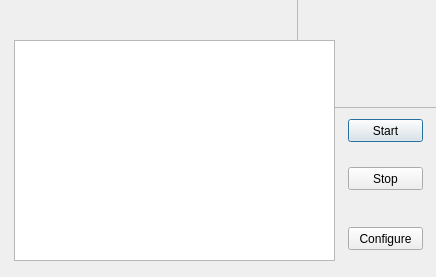
<?xml version="1.0" encoding="UTF-8"?>
<ui version="4.0">
 <class>DIStatusChangeInterruptClass</class>
 <widget class="QDialog" name="DIStatusChangeInterruptClass">
  <property name="geometry">
   <rect>
    <x>0</x>
    <y>0</y>
    <width>436</width>
    <height>277</height>
   </rect>
  </property>
  <property name="minimumSize">
   <size>
    <width>436</width>
    <height>277</height>
   </size>
  </property>
  <property name="maximumSize">
   <size>
    <width>436</width>
    <height>277</height>
   </size>
  </property>
  <property name="windowTitle">
   <string>DI Status Change Interrupt</string>
  </property>
  <widget class="QFrame" name="background">
   <property name="geometry">
    <rect>
     <x>297</x>
     <y>-12</y>
     <width>155</width>
     <height>120</height>
    </rect>
   </property>
   <property name="minimumSize">
    <size>
     <width>155</width>
     <height>120</height>
    </size>
   </property>
   <property name="styleSheet">
    <string notr="true">QFrame#background{background-image:url(:/DIStatusChangeInterrupt/Resources/DIBackground.png)}</string>
   </property>
   <property name="frameShape">
    <enum>QFrame::StyledPanel</enum>
   </property>
   <property name="frameShadow">
    <enum>QFrame::Raised</enum>
   </property>
  </widget>
  <widget class="QTableWidget" name="eventDataList">
   <property name="geometry">
    <rect>
     <x>14</x>
     <y>40</y>
     <width>321</width>
     <height>221</height>
    </rect>
   </property>
   <property name="minimumSize">
    <size>
     <width>321</width>
     <height>221</height>
    </size>
   </property>
   <property name="autoScroll">
    <bool>true</bool>
   </property>
   <property name="showGrid">
    <bool>false</bool>
   </property>
   <property name="rowCount">
    <number>0</number>
   </property>
   <property name="columnCount">
    <number>0</number>
   </property>
   <attribute name="verticalHeaderVisible">
    <bool>false</bool>
   </attribute>
  </widget>
  <widget class="QLabel" name="gifViewer">
   <property name="geometry">
    <rect>
     <x>239</x>
     <y>7</y>
     <width>25</width>
     <height>25</height>
    </rect>
   </property>
   <property name="minimumSize">
    <size>
     <width>25</width>
     <height>25</height>
    </size>
   </property>
   <property name="text">
    <string/>
   </property>
  </widget>
  <widget class="QPushButton" name="btnStart">
   <property name="geometry">
    <rect>
     <x>348</x>
     <y>119</y>
     <width>75</width>
     <height>23</height>
    </rect>
   </property>
   <property name="minimumSize">
    <size>
     <width>75</width>
     <height>23</height>
    </size>
   </property>
   <property name="text">
    <string>Start</string>
   </property>
  </widget>
  <widget class="QPushButton" name="btnStop">
   <property name="geometry">
    <rect>
     <x>348</x>
     <y>167</y>
     <width>75</width>
     <height>23</height>
    </rect>
   </property>
   <property name="minimumSize">
    <size>
     <width>75</width>
     <height>23</height>
    </size>
   </property>
   <property name="text">
    <string>Stop</string>
   </property>
  </widget>
  <widget class="QPushButton" name="btnConfig">
   <property name="geometry">
    <rect>
     <x>348</x>
     <y>227</y>
     <width>75</width>
     <height>23</height>
    </rect>
   </property>
   <property name="minimumSize">
    <size>
     <width>75</width>
     <height>23</height>
    </size>
   </property>
   <property name="text">
    <string>Configure</string>
   </property>
  </widget>
 </widget>
 <layoutdefault spacing="6" margin="11"/>
 <resources/>
 <connections/>
</ui>
